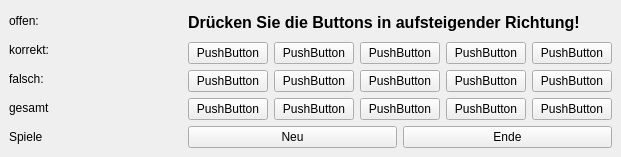
<?xml version="1.0" encoding="UTF-8"?>
<ui version="4.0">
 <class>MainWindow</class>
 <widget class="QMainWindow" name="MainWindow">
  <property name="geometry">
   <rect>
    <x>0</x>
    <y>0</y>
    <width>621</width>
    <height>157</height>
   </rect>
  </property>
  <property name="windowTitle">
   <string>MainWindow</string>
  </property>
  <widget class="QWidget" name="centralwidget">
   <layout class="QGridLayout" name="gridLayout">
    <item row="0" column="1">
     <widget class="QLabel" name="task_label">
      <property name="font">
       <font>
        <pointsize>12</pointsize>
        <weight>75</weight>
        <bold>true</bold>
       </font>
      </property>
      <property name="text">
       <string>Drücken Sie die Buttons in aufsteigender Richtung!</string>
      </property>
     </widget>
    </item>
    <item row="2" column="1">
     <layout class="QGridLayout" name="action_buttons">
      <item row="0" column="0">
       <widget class="QPushButton" name="buttone_new">
        <property name="text">
         <string>Neu</string>
        </property>
       </widget>
      </item>
      <item row="0" column="1">
       <widget class="QPushButton" name="button_end">
        <property name="text">
         <string>Ende</string>
        </property>
       </widget>
      </item>
     </layout>
    </item>
    <item row="0" column="0" rowspan="3">
     <layout class="QGridLayout" name="statistik_label">
      <item row="2" column="0">
       <widget class="QLabel" name="wrong">
        <property name="text">
         <string>falsch:</string>
        </property>
       </widget>
      </item>
      <item row="1" column="0">
       <widget class="QLabel" name="correct">
        <property name="text">
         <string>korrekt: </string>
        </property>
       </widget>
      </item>
      <item row="3" column="0">
       <widget class="QLabel" name="sum">
        <property name="text">
         <string>gesamt</string>
        </property>
       </widget>
      </item>
      <item row="4" column="0">
       <widget class="QLabel" name="games">
        <property name="text">
         <string>Spiele</string>
        </property>
       </widget>
      </item>
      <item row="3" column="1">
       <widget class="QLabel" name="sum_n">
        <property name="text">
         <string/>
        </property>
       </widget>
      </item>
      <item row="2" column="1">
       <widget class="QLabel" name="wrong_n">
        <property name="text">
         <string/>
        </property>
       </widget>
      </item>
      <item row="0" column="1">
       <widget class="QLabel" name="open_n">
        <property name="text">
         <string/>
        </property>
       </widget>
      </item>
      <item row="4" column="1">
       <widget class="QLabel" name="games_n">
        <property name="text">
         <string/>
        </property>
       </widget>
      </item>
      <item row="0" column="0">
       <widget class="QLabel" name="open">
        <property name="text">
         <string>offen:</string>
        </property>
       </widget>
      </item>
      <item row="1" column="1">
       <widget class="QLabel" name="correct_n">
        <property name="text">
         <string/>
        </property>
       </widget>
      </item>
     </layout>
    </item>
    <item row="1" column="1">
     <layout class="QGridLayout" name="button_zahlen">
      <item row="2" column="1">
       <widget class="QPushButton" name="button_n_12">
        <property name="text">
         <string>PushButton</string>
        </property>
       </widget>
      </item>
      <item row="2" column="2">
       <widget class="QPushButton" name="button_n_4">
        <property name="text">
         <string>PushButton</string>
        </property>
       </widget>
      </item>
      <item row="1" column="0">
       <widget class="QPushButton" name="button_n_8">
        <property name="text">
         <string>PushButton</string>
        </property>
       </widget>
      </item>
      <item row="0" column="3">
       <widget class="QPushButton" name="button_n_14">
        <property name="text">
         <string>PushButton</string>
        </property>
       </widget>
      </item>
      <item row="2" column="3">
       <widget class="QPushButton" name="button_n_5">
        <property name="text">
         <string>PushButton</string>
        </property>
       </widget>
      </item>
      <item row="2" column="4">
       <widget class="QPushButton" name="button_n_7">
        <property name="text">
         <string>PushButton</string>
        </property>
       </widget>
      </item>
      <item row="2" column="0">
       <widget class="QPushButton" name="button_n_9">
        <property name="text">
         <string>PushButton</string>
        </property>
       </widget>
      </item>
      <item row="1" column="4">
       <widget class="QPushButton" name="button_n_6">
        <property name="text">
         <string>PushButton</string>
        </property>
       </widget>
      </item>
      <item row="0" column="1">
       <widget class="QPushButton" name="button_n_10">
        <property name="text">
         <string>PushButton</string>
        </property>
       </widget>
      </item>
      <item row="1" column="3">
       <widget class="QPushButton" name="button_n_3">
        <property name="text">
         <string>PushButton</string>
        </property>
       </widget>
      </item>
      <item row="1" column="2">
       <widget class="QPushButton" name="button_n_2">
        <property name="text">
         <string>PushButton</string>
        </property>
       </widget>
      </item>
      <item row="1" column="1">
       <widget class="QPushButton" name="button_n_11">
        <property name="text">
         <string>PushButton</string>
        </property>
       </widget>
      </item>
      <item row="0" column="0">
       <widget class="QPushButton" name="button_n_1">
        <property name="text">
         <string>PushButton</string>
        </property>
       </widget>
      </item>
      <item row="0" column="4">
       <widget class="QPushButton" name="button_n_15">
        <property name="text">
         <string>PushButton</string>
        </property>
       </widget>
      </item>
      <item row="0" column="2">
       <widget class="QPushButton" name="button_n_13">
        <property name="text">
         <string>PushButton</string>
        </property>
       </widget>
      </item>
     </layout>
    </item>
   </layout>
  </widget>
 </widget>
 <resources/>
 <connections>
  <connection>
   <sender>button_end</sender>
   <signal>clicked()</signal>
   <receiver>MainWindow</receiver>
   <slot>close()</slot>
   <hints>
    <hint type="sourcelabel">
     <x>509</x>
     <y>202</y>
    </hint>
    <hint type="destinationlabel">
     <x>310</x>
     <y>122</y>
    </hint>
   </hints>
  </connection>
  <connection>
   <sender>buttone_new</sender>
   <signal>clicked()</signal>
   <receiver>MainWindow</receiver>
   <slot>update()</slot>
   <hints>
    <hint type="sourcelabel">
     <x>299</x>
     <y>202</y>
    </hint>
    <hint type="destinationlabel">
     <x>310</x>
     <y>122</y>
    </hint>
   </hints>
  </connection>
 </connections>
</ui>
